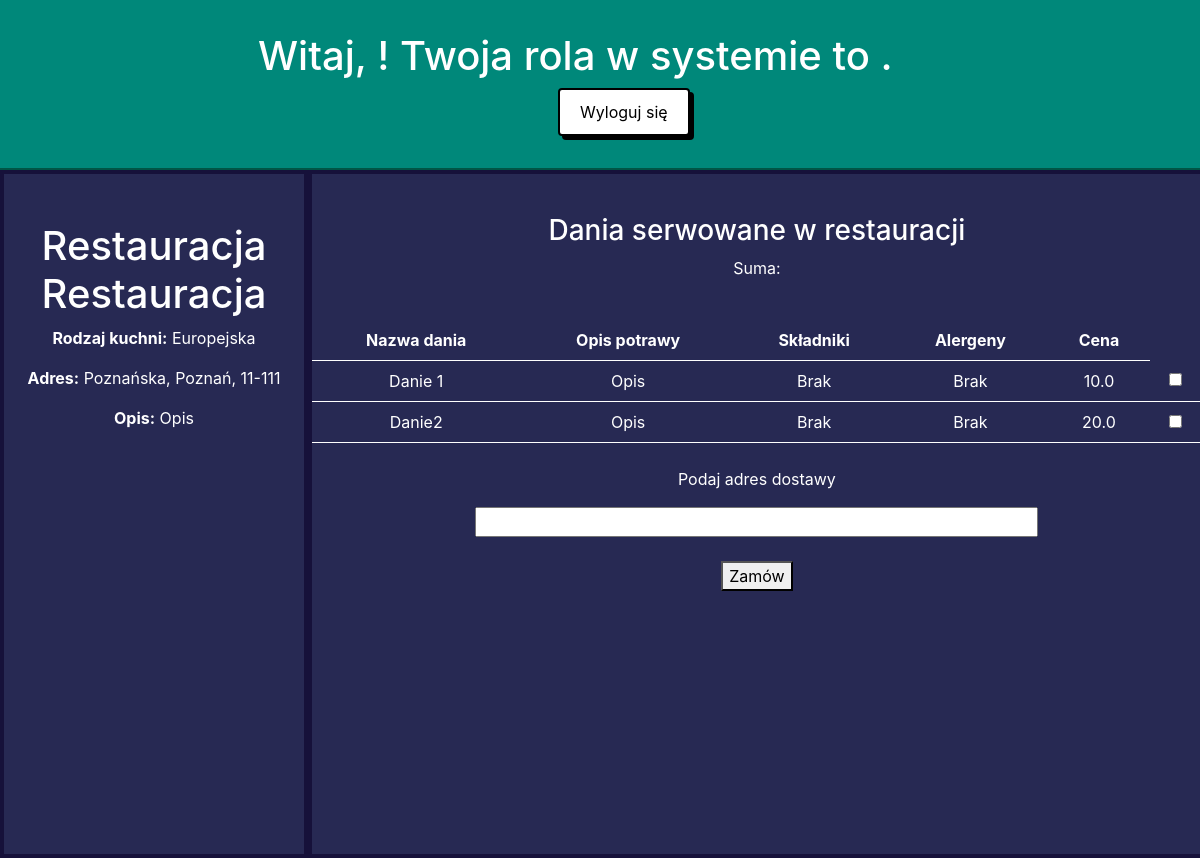
Page /dashboard/restaurants/restauracja/ on the committed database.
### app/models.py (models this page shows, shortened)
class Restaurant(models.Model):
    name = models.CharField(max_length=50)
    category = models.CharField(max_length=30, choices=CUISINE_CATEGORY)
    address_city = models.CharField(max_length=30)
    address_street = models.CharField(max_length=30)
    address_postalcode = models.CharField(max_length=6)
    description = models.CharField(max_length=200)
    owner = models.ForeignKey(settings.AUTH_USER_MODEL, on_delete=models.DO_NOTHING)
    slug = models.SlugField(max_length=255, unique=True, null=True)

class Dish(models.Model):
    name = models.CharField(max_length=50)
    price = models.FloatField(max_length=6)
    description = models.CharField(max_length=100)
    ingredients = models.CharField(max_length=150, null=True)
    alergens = models.CharField(max_length=50)
    restaurant_id = models.ForeignKey('Restaurant', null=True, on_delete=models.DO_NOTHING)

### app/views.py (the view)
# urls.py: path('dashboard/restaurants/<slug:slug>/', views.makeOrder, name='make_order'),
def makeOrder(request, slug):
    if request.method == 'POST':
        order_items = {
        'items': []
        }
        items = request.POST.getlist('items[]')
        for item in items:
            dish = Dish.objects.get(id__contains=int(item))
            item_data = {
                'id': dish.id,
                'name': dish.name,
                'price': dish.price,
            }
            order_items['items'].append(item_data)
        price = 0
        item_ids = []
        for item in order_items['items']:
            price += item['price']
            item_ids.append(item['id'])
        price = round(price, 2)
        order = Order.objects.create(price=price)
        order.items.add(*item_ids)
        order.ordered_user = request.user
        order.delivery_address = request.POST.get('delivery_address')
        order.restaurant_acceptance = 'awaiting'
        order.restaurant = Restaurant.objects.get(slug=slug)
        order.order_status = 'awaiting'
        order.save()
        args_order = {
            'items': order_items['items'],
            'price': price
        }
        return render(request, 'order_confirmation.html', args_order)
    else:
        args = {}
        args['restaurant'] = Restaurant.objects.get(slug=slug)
        args['dishes'] = Dish.objects.filter(restaurant_id=args['restaurant'])
        return render(request, 'view_restaurant.html', args)

### app/templates/view_restaurant.html (shortened to what this page needs)
{% load static %}
<!doctype html>
<html lang="en">
<head>
  <link rel="stylesheet" href="{% static 'css/style.css' %}">
  <link rel="stylesheet" href="https://stackpath.bootstrapcdn.com/bootstrap/4.3.1/css/bootstrap.min.css">
</head>
<body>
  {% block content %}
    <div id="dashboard-header">
        <h1>Witaj, {{ user_name }}! Twoja rola w systemie to {{ user.get_user_role_display }}.</h1>
        <a class="reg-log-button" href="http://127.0.0.1:8000/logout"><button>Wyloguj się</button></a>
    </div>
    <div id="main-container">
      <div id="restaurants-details-container">
          <div id="restaurants-details">
              <h1><h1>Restauracja {{ restaurant.name }}</h1></h1>
          <p><b>Rodzaj kuchni:</b> {{ restaurant.get_category_display }}</p>
          <p><b>Adres:</b> {{ restaurant.address_street }}, {{ restaurant.address_city }}, {{ restaurant.address_postalcode }}</p>
          <p><b>Opis:</b> {{ restaurant.description }}</p>
      </div>
      </div>
      <div id="restaurant-dishes-container">
      <div id="restaurant-dishes">
        <form method="POST">
          <h3>Dania serwowane w restauracji</h3>
          <div id="cart">
            <p>Suma: </p><p id="cart-value"></p>
          </div>
          <table id="dishes-table">
            <tr>
              <th>Nazwa dania</th>
              <th>Opis potrawy</th>
              <th>Składniki</th>
              <th>Alergeny</th>
              <th>Cena</th>
            </tr>
            {% for dish in dishes %}
            <tr>
              <td>{{ dish.name }}</td>
              <td>{{ dish.description}}</td>
              <td>{{ dish.ingredients }}</td>
              <td>{{ dish.alergens}}</td>
              <td id="price-btn-add-{{ forloop.counter0 }}">{{ dish.price}}</td>
              <td><input type="checkbox" name="items[]" class="form-check-button" value="{{ dish.id }}"></td>
            </tr>
            {% endfor %}
          </table>
          <div>
            <p>Podaj adres dostawy</p>
            <input type="text" size="50" id="delivery_address" name ="delivery_address" vaue= {{ delivery_address }}>
          </div>
          <button class="reg-log-button" name="order-button">Zamów</button>
        </form>
      </div>
      </div>
    </div>
    {% endblock %}
</body>
</html>

### app/static/css/style.css (style rules this page uses)
body { margin: 0; padding: 0; color: white; background-color: #272953; }
#main-container { width: 100vw; height: 86.05vh; color: white; background-color: #272953; }
.reg-log-button > button { border: 2px solid black; background-color: #FFFFFF; box-shadow: 4px 4px black; padding-left: 20px; padding-right: 20px; padding-top: 10px; padding-bottom: 10px; border-radius: 4px; }
#dashboard-header { padding-left: 21.5vw; padding-top: 4vh; padding-bottom: 4vh; background-color: #00887A; border-bottom: 2px solid #005546; color: white; }
#dashboard-header > h1 { float: left; }
#dashboard-header > .reg-log-button { margin-left: 300px; }
td, th { border-bottom: 2px solid white; padding: 0.5rem; }
td, th { border-bottom: 2px solid #16113A; padding: 0.5rem; }
td, th { border-bottom: 1px solid white; padding: 0.5rem; }
#restaurants-details-container { float: left; background-color: #272953; padding-bottom: 20px; border: 4px solid #16113A; }
#restaurants-details { overflow-x:auto; padding-top: 40px; padding-bottom: 40px; background-color: #272953; width:25vw; height: 80vh; color: white; text-align: center; }
#restaurant-dishes-container { float: left; background-color: #272953; padding-bottom: 20px; border: 4px solid #16113A; }
#restaurant-dishes { float: left; overflow-x:auto; padding-top: 40px; padding-bottom: 40px; background-color: #272953; width:74.15vw; height: 82vh; color: white; text-align: center; }
#dishes-table { table-layout: auto; margin-top: 40px; width: 100%; margin-left: auto; margin-right: auto; text-align: center; }
#main-container { display: flex; }
a > button { cursor: pointer; }

### rows in the picture
Restaurant: name "Restauracja", category "Europejska", address_street "Poznańska", address_city "Poznań", address_postalcode "11-111", description "Opis"
Dish: name "Danie 1", description "Opis", ingredients "Brak", alergens "Brak", price "10.0"
Dish: name "Danie2", description "Opis", ingredients "Brak", alergens "Brak", price "20.0"
